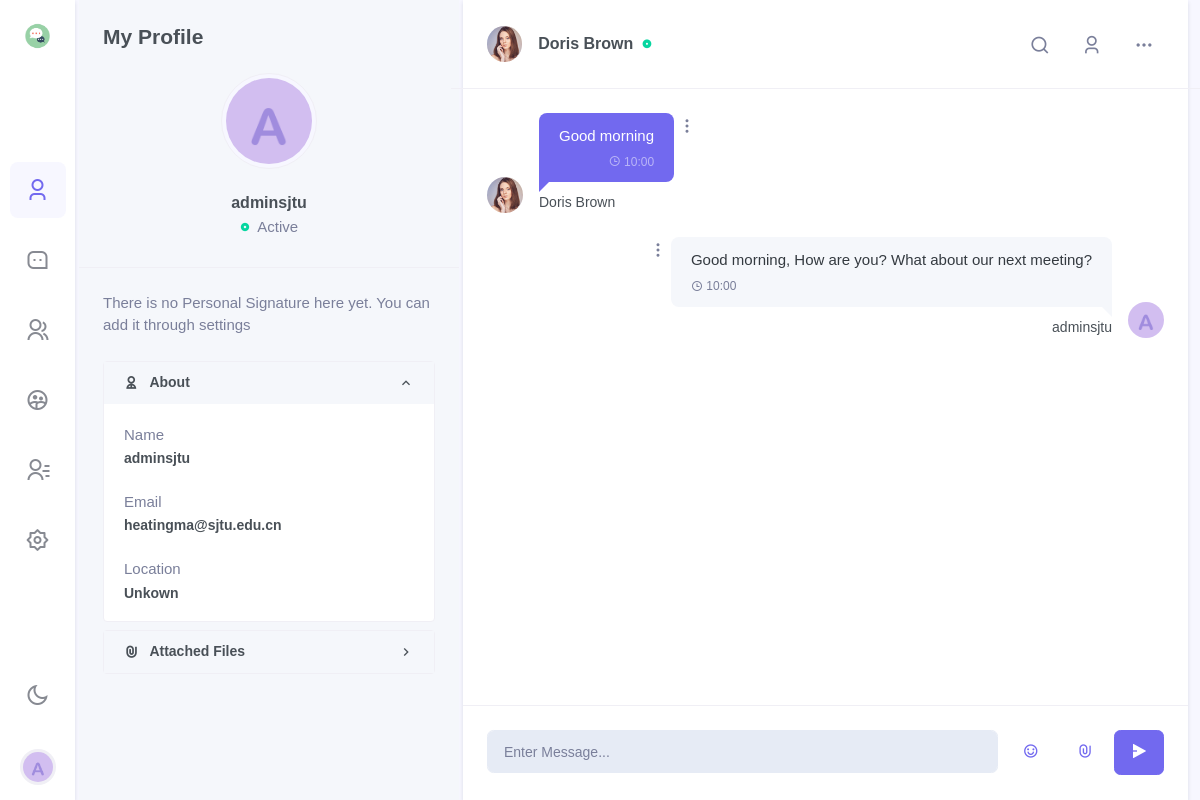
Screenshot of /chat/my/ (signed in) with the database file from the repository.
### chat/models.py (models this page shows, shortened)
class Profile(models.Model):
    about_me = models.TextField(default='There is no Personal Signature here yet. You can add it through settings')
    image = models.ImageField(upload_to='profile_image', null=True, blank=True)
    user = models.OneToOneField(User, on_delete=models.CASCADE)
    location = models.CharField(max_length=50, default="Unkown")
    @property
    def image_url(self):
        if self.image == "":
            return "/media/chat/static_default/{}.png".format(self.user_initial)
        else:
            return self.image.url
    @property
    def user_initial(self):
        return self.user.username[0].upper()

### users/models.py (models this page shows)
class User(AbstractUser):
    email = models.EmailField('email address', primary_key=True, unique=True)
    USERNAME_FIELD = 'email'
    REQUIRED_FIELDS = ["username"]

### chat/views.py (the view)
# urls.py: path('my/', views.my, name='my'),
@login_required
def my(request: HttpRequest):
    username = request.user.username
    user = get_object_or_404(User, username=username)
    profile = get_object_or_404(Profile, user=user)
    return render(
        request=request,
        template_name='chat/my.html',
        context={
            'profile': profile,
        }
    )

### templates/chat/my.html (shortened to what this page needs)
{% extends 'chat/base.html' %}
{% block side_menu %}
    {% include "chat/side_menus/side_menu_my.html" %}
{% endblock %}
{% block leftsidebar %}
    {% include "chat/leftsidebar/leftsidebar_my.html" %}
{% endblock %}
{% block chat_conversation %}
    {% include "chat/body/chat_conversation.html" %}
{% endblock %}

### templates/chat/leftsidebar/leftsidebar_my.html (shortened to what this page needs)
<div>
    <div class="px-4 pt-4">
        <h4 class="mb-0">My Profile</h4>
    </div>
    <div class="text-center p-4 border-bottom">
        <div class="mb-4">
            <img src="{{ profile.image_url }}" class="rounded-circle avatar-lg img-thumbnail" alt="">
        </div>
        <h5 class="font-size-16 mb-1 text-truncate">{{ profile.user.username }}</h5>
        <p class="text-muted text-truncate mb-1">
            <i class="ri-record-circle-fill font-size-10 text-success mr-1 d-inline-block"></i>
            Active
        </p>
    </div>
    <div class="p-4 user-profile-desc" data-simplebar="">
        <div class="text-muted">
            <p class="mb-4">{{ profile.about_me }}</p>
        </div>
        <div id="profile-user-accordion-1" class="custom-accordion">
            <div class="card shadow-none border mb-2">
                <a href="#profile-user-collapseOne" class="text-dark" data-toggle="collapse" aria-expanded="true" aria-controls="profile-user-collapseOne">
                    <div class="card-header" id="profile-user-headingOne">
                        <h5 class="font-size-14 m-0">
                            <i class="ri-user-2-line mr-2 align-middle d-inline-block"></i>
                            About
                            <i class="mdi mdi-chevron-up float-right accor-plus-icon"></i>
                        </h5>
                    </div>
                </a>
                <div id="profile-user-collapseOne" class="collapse show" aria-labelledby="profile-user-headingOne" data-parent="#profile-user-accordion-1">
                    <div class="card-body">
                        <div><p class="text-muted mb-1">Name</p><h5 class="font-size-14">{{ profile.user.username }}</h5></div>
                        <div class="mt-4"><p class="text-muted mb-1">Email</p><h5 class="font-size-14">{{ profile.user.email }}</h5></div>
                        <div class="mt-4"><p class="text-muted mb-1">Location</p><h5 class="font-size-14 mb-0">{{ profile.location }}</h5></div>
                    </div>
                </div>
            </div>
            <div class="card mb-1 shadow-none border">
                <a href="#collapseTwo" class="text-dark collapsed" data-toggle="collapse" aria-expanded="false" aria-controls="collapseTwo">
                    <div class="card-header" id="headingTwo">
                        <h5 class="font-size-14 m-0">
                            <i class="ri-attachment-line mr-2 align-middle d-inline-block"></i> Attached Files
                            <i class="mdi mdi-chevron-up float-right accor-plus-icon"></i>
                        </h5>
                    </div>
                </a>
            </div>
        </div>
    </div>
</div>

### templates/chat/body/chat_conversation.html (shortened to what this page needs)
<div class="w-100">
    <div class="p-3 p-lg-4 border-bottom row align-items-center">
        <div class="col-sm-4 col-8">
            <div class="media align-items-center">
                <div class="mr-3">
                    <img src="static/picture/avatar-4.jpg" class="rounded-circle avatar-xs" alt="">
                </div>
                <div class="media-body overflow-hidden">
                    <h5 class="font-size-16 mb-0 text-truncate">
                        <a href="#" class="text-reset user-profile-show">Doris Brown</a>
                        <i class="ri-record-circle-fill font-size-10 text-success d-inline-block ml-1"></i>
                    </h5>
                </div>
            </div>
        </div>
        <div class="col-sm-8 col-4">
            <ul class="list-inline user-chat-nav text-right mb-0">
                <li class="list-inline-item">
                    <div class="dropdown">
                        <button class="btn nav-btn dropdown-toggle" type="button" data-toggle="dropdown" aria-haspopup="true" aria-expanded="false">
                            <i class="ri-search-line"></i>
                        </button>
                    </div>
                </li>
                <li class="list-inline-item d-none d-lg-inline-block">
                    <button type="button" class="btn nav-btn user-profile-show">
                        <i class="ri-user-3-line"></i>
                    </button>
                </li>
                <li class="list-inline-item">
                    <div class="dropdown">
                        <button class="btn nav-btn dropdown-toggle" type="button" data-toggle="dropdown" aria-haspopup="true" aria-expanded="false">
                            <i class="ri-more-fill"></i>
                        </button>
                    </div>
                </li>
            </ul>
        </div>
    </div>
    <div class="chat-conversation p-3 p-lg-4" data-simplebar="init"><ul class="list-unstyled mb-0">
        <li><div class="conversation-list">
            <div class="chat-avatar"><img src="static/picture/avatar-4.jpg" alt=""></div>
            <div class="user-chat-content">
                <div class="ctext-wrap">
                    <div class="ctext-wrap-content">
                        <p class="mb-0">Good morning</p>
                        <p class="chat-time mb-0"><i class="ri-time-line align-middle"></i> <span class="align-middle">10:00</span></p>
                    </div>
                    <div class="dropdown align-self-start">
                        <a class="dropdown-toggle" href="#" role="button" data-toggle="dropdown" aria-haspopup="true" aria-expanded="false">
                            <i class="ri-more-2-fill"></i>
                        </a>
                    </div>
                </div>
                <div class="conversation-name">Doris Brown</div>
            </div>
        </div></li>
        <li class="right"><div class="conversation-list">
            <div class="chat-avatar"><img src="{{ profile.image_url }}" alt=""></div>
            <div class="user-chat-content">
                <div class="ctext-wrap">
                    <div class="ctext-wrap-content">
                        <p class="mb-0">Good morning, How are you? What about our next meeting?</p>
                        <p class="chat-time mb-0"><i class="ri-time-line align-middle"></i> <span class="align-middle">10:00</span></p>
                    </div>
                    <div class="dropdown align-self-start">
                        <a class="dropdown-toggle" href="#" role="button" data-toggle="dropdown" aria-haspopup="true" aria-expanded="false">
                            <i class="ri-more-2-fill"></i>
                        </a>
                    </div>
                </div>
                <div class="conversation-name"> {{ profile.user.username }} </div>
            </div>
        </div></li>
        <li><div class="conversation-list"></div>
        <li class="right"><div class="conversation-list"></div>
        <li><div class="conversation-list"></div>
    </ul></div>
    <div class="p-3 p-lg-4 border-top mb-0 row no-gutters">
        <div class="col">
            <input type="text" class="form-control form-control-lg bg-light border-light" placeholder="Enter Message...">
        </div>
        <div class="col-auto chat-input-links ml-md-2">
                <ul class="list-inline mb-0">
                    <li class="list-inline-item">
                        <button type="button" class="btn btn-link text-decoration-none font-size-16 btn-lg waves-effect" data-toggle="tooltip" data-placement="top" title="Emoji">
                            <i class="ri-emotion-happy-line"></i>
                    </button></li>
                    <li class="list-inline-item">
                        <button type="button" class="btn btn-link text-decoration-none font-size-16 btn-lg waves-effect" data-toggle="tooltip" data-placement="top" title="Attached File">
                            <i class="ri-attachment-line"></i>
                    </button></li>
                    <li class="list-inline-item">
                        <button type="submit" class="btn btn-primary font-size-16 btn-lg chat-send waves-effect waves-light">
                            <i class="ri-send-plane-2-fill"></i>
                    </button></li>
                </ul>
        </div>
    </div>
</div>

### rows the page displays
Profile: user.username "adminsjtu", about_me "There is no Personal Signature here yet. You can add it through settings", user.email "heatingma@sjtu.edu.cn", location "Unkown"
